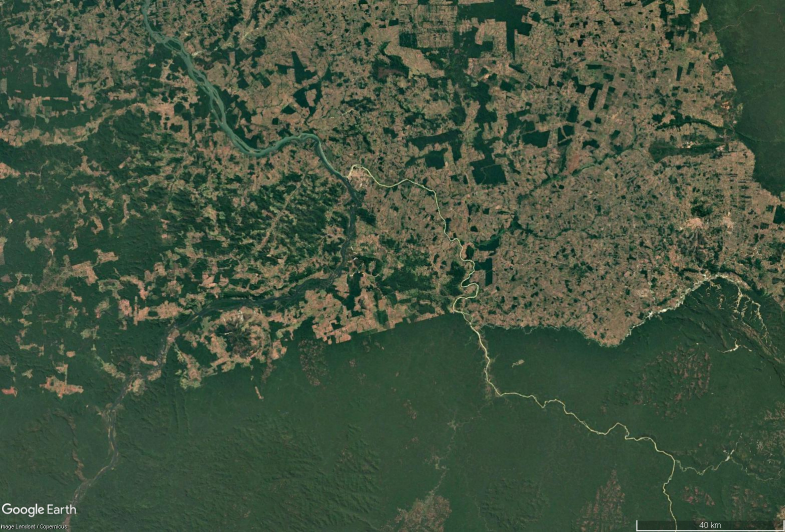
%> input picture Datasets/Brazilian Rainforest/12_2020.jpg, 1570 x 1064 px (shown at 1/2 size)
$ octave River.m   (GNU Octave 9; MATLAB toolbox functions it lacks are replaced by stand-ins)
%> lines starting %> are read from the running program, lines starting %| are printed output that depends on the picture; in (x1, y1, x2, y2) boxes, pixels count from 0 and x2, y2 are one past the last pixel; in counts of white or black regions, pixels touching at a corner belong together; the program's own positions count from 1
imgPaths = {
    "C:\Users\julia\OneDrive\Dokumente\1_TUM\Computer Vision\Challenge\CV_Challenge\Datasets\Brazilian Rainforest\12_2020.jpg"
    "C:\Users\julia\OneDrive\Dokumente\1_TUM\Computer Vision\Challenge\CV_Challenge\Datasets\Brazilian Rainforest\12_1985.jpg"
    "C:\Users\julia\OneDrive\Dokumente\1_TUM\Computer Vision\Challenge\CV_Challenge\Datasets\Brazilian Rainforest\12_2010.jpg"
    "C:\Users\julia\OneDrive\Dokumente\1_TUM\Computer Vision\Challenge\CV_Challenge\Datasets\Brazilian Rainforest\12_1995.jpg"
    "C:\Users\julia\OneDrive\Dokumente\1_TUM\Computer Vision\Challenge\CV_Challenge\Datasets\Columbia Glacier\12_2000.jpg"
    "C:\Users\julia\OneDrive\Dokumente\1_TUM\Computer Vision\Challenge\CV_Challenge\Datasets\Columbia Glacier\12_2002.jpg"
    "C:\Users\julia\OneDrive\Dokumente\1_TUM\Computer Vision\Challenge\CV_Challenge\Datasets\Columbia Glacier\12_2004.jpg"
    "C:\Users\julia\OneDrive\Dokumente\1_TUM\Computer Vision\Challenge\CV_Challenge\Datasets\Columbia Glacier\12_2014.jpg"
    "C:\Users\julia\OneDrive\Dokumente\1_TUM\Computer Vision\Challenge\CV_Challenge\Datasets\Dubai\12_1990.jpg"
    "C:\Users\julia\OneDrive\Dokumente\1_TUM\Computer Vision\Challenge\CV_Challenge\Datasets\Dubai\12_1995.jpg"
    "C:\Users\julia\OneDrive\Dokumente\1_TUM\Computer Vision\Challenge\CV_Challenge\Datasets\Dubai\12_2000.jpg"
    "C:\Users\julia\OneDrive\Dokumente\1_TUM\Computer Vision\Challenge\CV_Challenge\Datasets\Dubai\12_2003.jpg"
    "C:\Users\julia\OneDrive\Dokumente\1_TUM\Computer Vision\Challenge\CV_Challenge\Datasets\Dubai\12_2005.jpg"
    "C:\Users\julia\OneDrive\Dokumente\1_TUM\Computer Vision\Challenge\CV_Challenge\Datasets\Dubai\12_2010.jpg"
    "C:\Users\julia\OneDrive\Dokumente\1_TUM\Computer Vision\Challenge\CV_Challenge\Datasets\Dubai\12_2015.jpg"
    "C:\Users\julia\OneDrive\Dokumente\1_TUM\Computer Vision\Challenge\CV_Challenge\Datasets\Dubai\12_2020.jpg"
    "C:\Users\julia\OneDrive\Dokumente\1_TUM\Computer Vision\Challenge\CV_Challenge\Datasets\Frauenkirche\2012_08.jpg"
    "C:\Users\julia\OneDrive\Dokumente\1_TUM\Computer Vision\Challenge\CV_Challenge\Datasets\Kuwait\2_2017.jpg"
    "C:\Users\julia\OneDrive\Dokumente\1_TUM\Computer Vision\Challenge\CV_Challenge\Datasets\Wiesn\3_2020.jpg"
};

outputFolder = "C:\Users\julia\OneDrive\Dokumente\1_TUM\Computer Vision\Challenge\CV_Challenge\Dev_Julia\results";

for i = 1:length(imgPaths)
    detectRivers(imgPaths{i});
% [5 lines not run here, left out]
% [154 lines left out: function detectRivers_2, not called in this run]
%% better bridgeing
% [151 lines left out: function detectRivers_3, not called in this run]

function detectRivers(imgPath)
    rgbImg = imread(imgPath);
%> rgbImg is the input picture: size 1064x1570x3 uint8; mean R, G, B 67.7, 83.5, 63
    grayImg = rgb2gray(rgbImg);
    mask = true(size(grayImg));

    % Normalize channels
    R = double(rgbImg(:,:,1)) / 255;
    G = double(rgbImg(:,:,2)) / 255;
    B = double(rgbImg(:,:,3)) / 255;
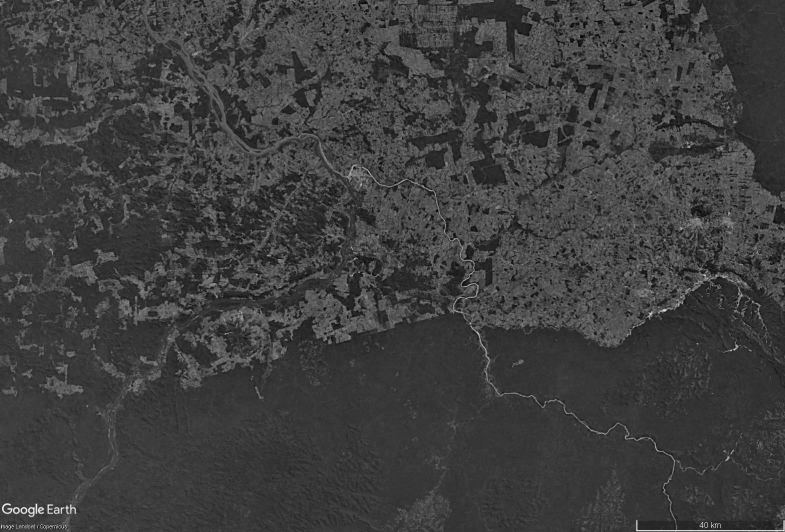
%> B: size 1064x1570 double (shown at 1/2 size); min 0, max 0.996, mean 0.247

    % --- Step 1: Color/Shape-based River Candidates ---
    greenish = (G > R + 0.03) & (G > B + 0.02) & (G > 0.35);
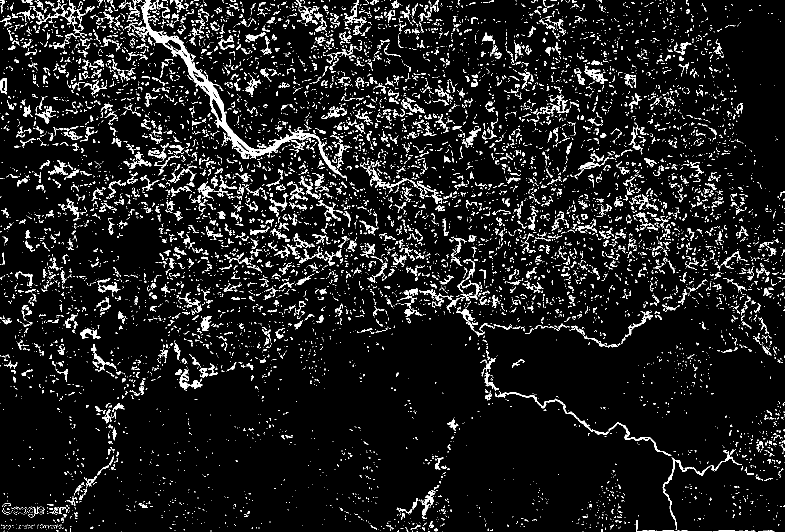
%> greenish: size 1064x1570 logical (shown at 1/2 size); 8.5% white in thin lines or dots
    whiteish = (R > 0.7) & (G > 0.7) & (B > 0.7);
%> whiteish: size 1064x1570 logical; 0.11% white in thin lines or dots
    riverCandidates = (greenish | whiteish) & mask;
%> riverCandidates: size 1064x1570 logical; 8.6% white in thin lines or dots
    riverCandidates = bwareaopen(riverCandidates, 100); % remove small shapes
%> riverCandidates: size 1064x1570 logical; 2.9% white; 219 white regions, largest, box (x1, y1, x2, y2) and area: (281, 0, 694, 356) 7706, (1272, 915, 1569, 1064) 1616, (990, 782, 1343, 912) 1525

    riverMaskColorShape = riverCandidates;
    riverMaskColorShape = imclose(riverMaskColorShape, strel('disk', 5));
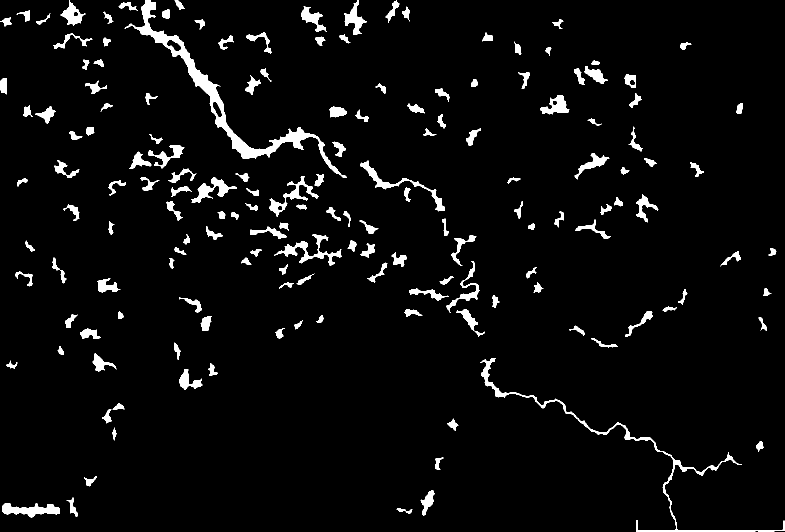
%> riverMaskColorShape: size 1064x1570 logical (shown at 1/2 size); 4.2% white; 160 white regions, largest, box (x1, y1, x2, y2) and area: (249, 0, 694, 356) 10256, (961, 716, 1569, 1064) 4701, (548, 468, 684, 531) 1877

    % --- Filter for Long and Thin Shapes Only ---
    CC = bwconncomp(riverMaskColorShape);
%> CC = 160 connected components
    stats = regionprops(CC, 'PixelIdxList', 'MajorAxisLength', 'MinorAxisLength', 'Area', 'Solidity');
%> stats = 160 regions; largest, Area, MajorAxisLength, MinorAxisLength and Solidity: 10256 575 124.6 0.203, 4701 802.6 179.7 0.0511, 1877 132 56.62 0.331, 1804 134.6 21.7 0.653, 1791 242.9 41.93 0.257

    filteredMask = false(size(riverMaskColorShape));

    for i = 1:CC.NumObjects
        major = stats(i).MajorAxisLength;
        minor = stats(i).MinorAxisLength;
        area = stats(i).Area;
        solidity = stats(i).Solidity;

        if minor == 0
            continue;
        end

        aspectRatio = major / minor;

        % Filtering criteria:
        % - Must be elongated (aspect ratio > 3)
        % - Must not be too massive (area < threshold)
        % - Must not be too compact (solidity < 0.95)
        if aspectRatio > 3 && area < 30000 && solidity < 0.95
            filteredMask(CC.PixelIdxList{i}) = true;
        end
    end
%> this loop made 160 passes
%> (major, minor, area, solidity, aspectRatio) on passes 1 to 3: (19.66, 16.31, 216, 0.758, 1.21), (32.75, 15.14, 374, 0.919, 2.16), (134.6, 21.7, 1804, 0.653, 6.2)
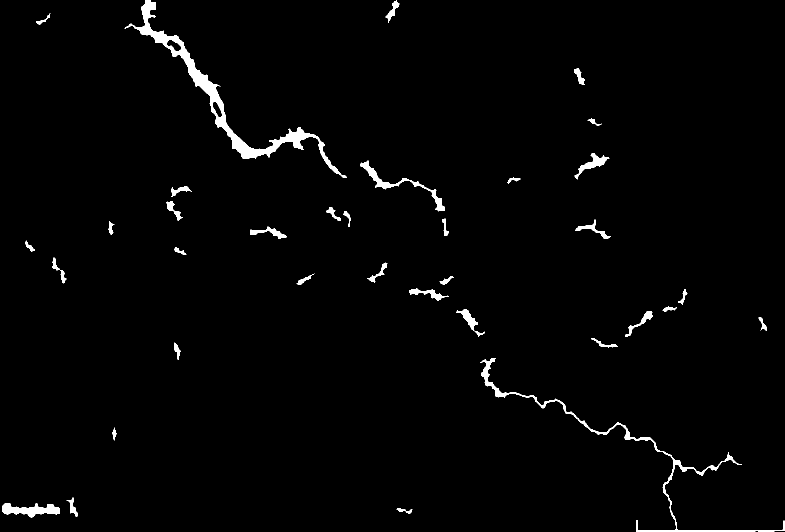
%> filteredMask: size 1064x1570 logical (shown at 1/2 size); 1.7% white; 35 white regions, largest, box (x1, y1, x2, y2) and area: (249, 0, 694, 356) 10256, (961, 716, 1569, 1064) 4701, (4, 1006, 120, 1035) 1804

    riverMaskColorShape = filteredMask;

    % --- Step 2: Sobel Edge Detection ---
    edgesSobel = edge(grayImg, 'Sobel');
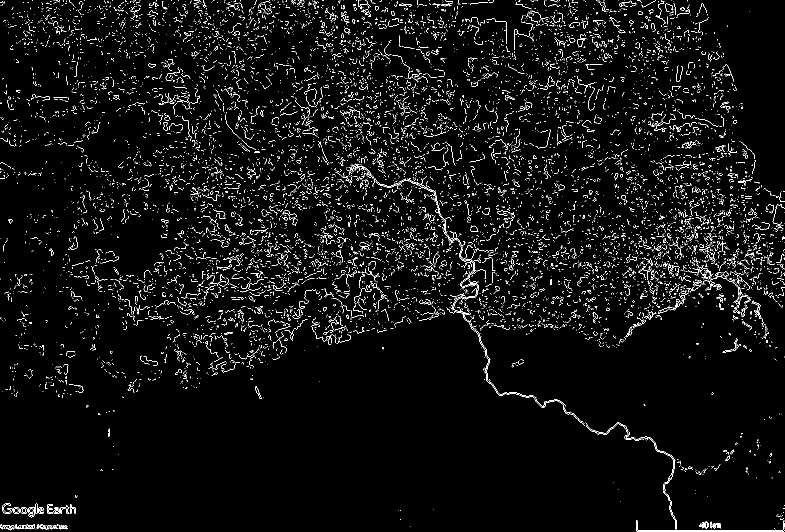
%> edgesSobel: size 1064x1570 logical (shown at 1/2 size); 3.7% white in thin lines or dots
    BW_Sobel = imfill(edgesSobel, 'holes');
%> BW_Sobel: size 1064x1570 logical; 3.9% white in thin lines or dots
    BW_Sobel = bwareaopen(BW_Sobel, 100);
%> BW_Sobel: size 1064x1570 logical; 0.36% white; 26 white regions, largest, box (x1, y1, x2, y2) and area: (1252, 863, 1354, 1059) 669, (1272, 1040, 1570, 1064) 651, (947, 656, 1073, 797) 422
    BW_Sobel = imclose(BW_Sobel, strel('disk', 5));
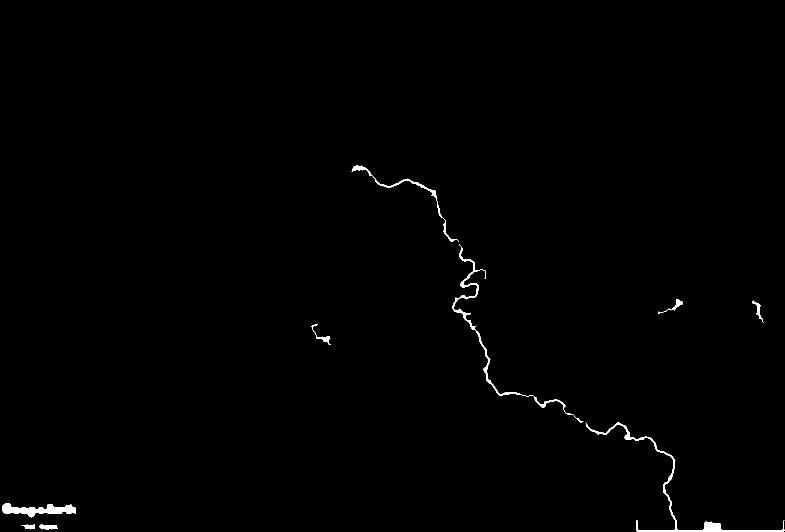
%> BW_Sobel: size 1064x1570 logical (shown at 1/2 size); 0.57% white; 9 white regions, largest, box (x1, y1, x2, y2) and area: (1171, 845, 1570, 1064) 2851, (905, 488, 1167, 846) 2247, (4, 1006, 152, 1035) 2103

    CC_shape = bwconncomp(BW_Sobel);
%> CC_shape = 9 connected components
    stats_shape = regionprops(CC_shape, 'PixelIdxList', 'MajorAxisLength', 'MinorAxisLength');
%> stats_shape = 9 regions; first 5, MajorAxisLength and MinorAxisLength: 174.7 20.19, 26.4 9.65, 38.91 9.78, 59.73 20.06, 309.1 78.19

    filteredMask = false(size(riverMaskColorShape));

    for i = 1:CC_shape.NumObjects
        major = stats_shape(i).MajorAxisLength;
        minor = stats_shape(i).MinorAxisLength;

        if minor == 0
            continue;
        end

        aspectRatio = major / minor;

        % Keep shapes with high aspect ratio (e.g., > 3)
        if aspectRatio > 2
            filteredMask(CC_shape.PixelIdxList{i}) = true;
        end
    end
%> this loop made 9 passes
%> (major, minor, aspectRatio) on passes 1 to 9: (174.7, 20.19, 8.65), (26.4, 9.65, 2.73), (38.91, 9.78, 3.98), (59.73, 20.06, 2.98), (309.1, 78.19, 3.95), (473.8, 131.1, 3.61), (462.7, 169.4, 2.73), (54.67, 14.93, 3.66), (48.63, 11.5, 4.23)

    BW_Sobel = filteredMask;

    % --- Step 3: Combine Candidates ---
    combinedCandidates = riverMaskColorShape | BW_Sobel;
%> combinedCandidates: size 1064x1570 logical; 1.9% white; 34 white regions, largest, box (x1, y1, x2, y2) and area: (249, 0, 694, 356) 10256, (905, 488, 1570, 1064) 7316, (4, 995, 155, 1035) 2400

    % Instead of generic imclose:
    % connectedEdges = imclose(combinedCandidates, strel('disk', 5));

    % Use selective bridging
    maxBridgeDistance = 10;  % how far apart to try connecting
    bridgeRadius = 2;        % thickness of bridges
    connectedEdges = connectRegionsByEdgeProximity(combinedCandidates, maxBridgeDistance, bridgeRadius);

    % --- Step 5: Connected Components and Filtering ---
    CC = bwconncomp(connectedEdges);
    stats = regionprops(CC, 'PixelIdxList', 'Area');

    imageDiagonal = sqrt(size(grayImg,1)^2 + size(grayImg,2)^2);
    minDist = (1/6) * imageDiagonal;
    finalRiverMask = false(size(grayImg));

    for i = 1:CC.NumObjects
        if stats(i).Area < 100
            continue;
        end

        pixIdx = stats(i).PixelIdxList;
        [yCoords, xCoords] = ind2sub(size(mask), pixIdx);
        coords = [xCoords, yCoords];

        if numel(pixIdx) < 2
            continue;
        end

        % Efficient max-distance estimation via convex hull
        if numel(pixIdx) > 300
            try
                K = convhull(coords(:,1), coords(:,2));
                boundaryCoords = coords(K, :);
                maxDist = max(pdist(boundaryCoords));
            catch
                maxDist = max(pdist(coords));
            end
        else
            maxDist = max(pdist(coords));
        end

        if maxDist >= minDist
            finalRiverMask(pixIdx) = true;
        end
    end

    % --- Display Results ---
    figure;

    subplot(2,4,1);
    imshow(rgbImg); title('Original Image');

    subplot(2,4,2);
    imshow(riverCandidates); title('Color-Based River Candidates');

    subplot(2,4,3);
    imshow(riverMaskColorShape); title('Color-Based River Shape');

    subplot(2,4,4);
    imshow(BW_Sobel); title('Sobel Binary Mask (Filled)');

    subplot(2,4,5);
    imshow(combinedCandidates); title('Combined');

    subplot(2,4,6);
    imshow(connectedEdges); title('Adaptive Connected Edges');

    subplot(2,4,7);
    imshow(finalRiverMask); title('Final River Detection');
end

% [283 lines left out: functions detectRivers2, detectRivers_adaptive, not called in this run]
%%
% [101 lines left out: function detectRivers_good2, not called in this run]
%% good but bounding box not minor/major
% [125 lines left out: function detectRivers_good, not called in this run]
%%
% [63 lines left out: function connectNearbyRiverRegions, not called in this run]
function finalMask = connectRegionsByEdgeProximity(binaryMask, maxDist, bridgeRadius)
%> called with maxDist = 10, bridgeRadius = 2
    % CONNECTREGIONSBYEDGEPROXIMITY connects regions based on closest pixel distance
    labeled = bwlabel(binaryMask);
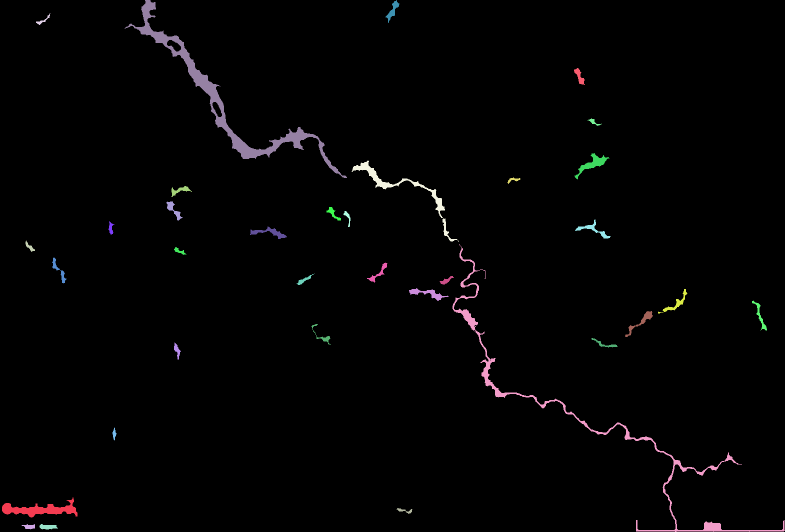
%> labeled: size 1064x1570 double (shown at 1/2 size); 35 distinct labels, from 0 to 34; one colour per label, 0 black
    numRegions = max(labeled(:));
%> numRegions = 34
    finalMask = binaryMask;

    % Get list of all region pixel coordinates
    regionPixels = cell(numRegions, 1);
%> regionPixels = 34 items
    for i = 1:numRegions
        [y, x] = find(labeled == i);
        regionPixels{i} = [x, y];  % [x, y] format
    end
%> this loop made 34 passes

    % Loop through all unique pairs
    for i = 1:numRegions
        for j = i+1:numRegions
            pts1 = regionPixels{i};
            pts2 = regionPixels{j};

            % Compute all pairwise distances
            D = pdist2(pts1, pts2);
            [minD, idx] = min(D(:));

            if minD <= maxDist
                [p1, p2] = ind2sub(size(D), idx);
                pt1 = pts1(p1, :);
                pt2 = pts2(p2, :);

                % Draw line between pt1 and pt2
                bridge = false(size(binaryMask));
                lineIdx = drawLineBetweenPoints(pt1, pt2, size(binaryMask));
                bridge(lineIdx) = true;

                % Thicken bridge
                bridge = imdilate(bridge, strel('disk', bridgeRadius));
                finalMask = finalMask | bridge;
            end
        end
    end
%> this loop made 9 passes
%> (the run ends here)
